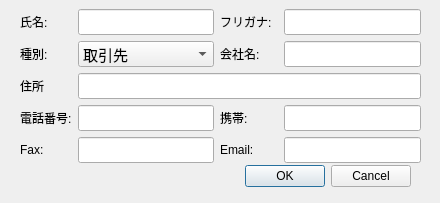
<?xml version="1.0" encoding="UTF-8"?>
<ui version="4.0">
 <class>Dialog</class>
 <widget class="QDialog" name="Dialog">
  <property name="geometry">
   <rect>
    <x>0</x>
    <y>0</y>
    <width>440</width>
    <height>203</height>
   </rect>
  </property>
  <property name="windowTitle">
   <string>新規登録</string>
  </property>
  <widget class="QDialogButtonBox" name="buttonBox">
   <property name="geometry">
    <rect>
     <x>70</x>
     <y>160</y>
     <width>341</width>
     <height>32</height>
    </rect>
   </property>
   <property name="orientation">
    <enum>Qt::Horizontal</enum>
   </property>
   <property name="standardButtons">
    <set>QDialogButtonBox::Cancel|QDialogButtonBox::Ok</set>
   </property>
  </widget>
  <widget class="QWidget" name="gridLayoutWidget">
   <property name="geometry">
    <rect>
     <x>20</x>
     <y>9</y>
     <width>401</width>
     <height>158</height>
    </rect>
   </property>
   <layout class="QGridLayout" name="gridLayout">
    <item row="1" column="5">
     <widget class="QLineEdit" name="lineEdit_company">
      <property name="font">
       <font>
        <pointsize>11</pointsize>
       </font>
      </property>
      <property name="cursorPosition">
       <number>0</number>
      </property>
     </widget>
    </item>
    <item row="2" column="2" colspan="4">
     <widget class="QLineEdit" name="lineEdit_address">
      <property name="font">
       <font>
        <pointsize>11</pointsize>
       </font>
      </property>
     </widget>
    </item>
    <item row="4" column="5">
     <widget class="QLineEdit" name="lineEdit_Email">
      <property name="font">
       <font>
        <pointsize>11</pointsize>
       </font>
      </property>
      <property name="styleSheet">
       <string notr="true"/>
      </property>
      <property name="inputMethodHints">
       <set>Qt::ImhEmailCharactersOnly</set>
      </property>
     </widget>
    </item>
    <item row="3" column="5">
     <widget class="QLineEdit" name="lineEdit_mobile">
      <property name="font">
       <font>
        <pointsize>11</pointsize>
       </font>
      </property>
      <property name="inputMethodHints">
       <set>Qt::ImhFormattedNumbersOnly</set>
      </property>
     </widget>
    </item>
    <item row="3" column="2">
     <widget class="QLineEdit" name="lineEdit_phone">
      <property name="font">
       <font>
        <pointsize>11</pointsize>
       </font>
      </property>
      <property name="autoFillBackground">
       <bool>false</bool>
      </property>
      <property name="styleSheet">
       <string notr="true"/>
      </property>
      <property name="inputMethodHints">
       <set>Qt::ImhFormattedNumbersOnly</set>
      </property>
      <property name="cursorPosition">
       <number>0</number>
      </property>
     </widget>
    </item>
    <item row="4" column="2">
     <widget class="QLineEdit" name="lineEdit_Fax">
      <property name="font">
       <font>
        <pointsize>11</pointsize>
       </font>
      </property>
      <property name="inputMethodHints">
       <set>Qt::ImhFormattedNumbersOnly</set>
      </property>
     </widget>
    </item>
    <item row="0" column="3">
     <widget class="QLabel" name="label_furigana">
      <property name="text">
       <string>フリガナ:</string>
      </property>
     </widget>
    </item>
    <item row="2" column="0">
     <widget class="QLabel" name="label_address">
      <property name="text">
       <string>住所</string>
      </property>
     </widget>
    </item>
    <item row="4" column="0">
     <widget class="QLabel" name="label_Fax">
      <property name="text">
       <string>Fax:</string>
      </property>
     </widget>
    </item>
    <item row="3" column="3">
     <widget class="QLabel" name="label_mobile">
      <property name="text">
       <string>携帯:</string>
      </property>
     </widget>
    </item>
    <item row="1" column="3">
     <widget class="QLabel" name="label_company">
      <property name="text">
       <string>会社名:</string>
      </property>
     </widget>
    </item>
    <item row="3" column="0">
     <widget class="QLabel" name="label_phone">
      <property name="text">
       <string>電話番号:</string>
      </property>
     </widget>
    </item>
    <item row="1" column="0">
     <widget class="QLabel" name="label_shubetsu">
      <property name="text">
       <string>種別:</string>
      </property>
     </widget>
    </item>
    <item row="0" column="0">
     <widget class="QLabel" name="Label_name">
      <property name="text">
       <string>氏名:</string>
      </property>
     </widget>
    </item>
    <item row="4" column="3">
     <widget class="QLabel" name="label_Email">
      <property name="text">
       <string>Email:</string>
      </property>
     </widget>
    </item>
    <item row="1" column="2">
     <widget class="QComboBox" name="comboBox">
      <property name="font">
       <font>
        <pointsize>11</pointsize>
       </font>
      </property>
      <property name="styleSheet">
       <string notr="true"/>
      </property>
      <item>
       <property name="text">
        <string>取引先</string>
       </property>
      </item>
      <item>
       <property name="text">
        <string>家族</string>
       </property>
      </item>
      <item>
       <property name="text">
        <string>友人</string>
       </property>
      </item>
     </widget>
    </item>
    <item row="0" column="5">
     <widget class="QLineEdit" name="lineEdit_furigana">
      <property name="font">
       <font>
        <pointsize>11</pointsize>
       </font>
      </property>
      <property name="styleSheet">
       <string notr="true"/>
      </property>
      <property name="cursorPosition">
       <number>0</number>
      </property>
      <property name="cursorMoveStyle">
       <enum>Qt::LogicalMoveStyle</enum>
      </property>
     </widget>
    </item>
    <item row="0" column="2">
     <widget class="QLineEdit" name="lineEdit_name">
      <property name="font">
       <font>
        <pointsize>11</pointsize>
       </font>
      </property>
      <property name="styleSheet">
       <string notr="true"/>
      </property>
      <property name="cursorPosition">
       <number>0</number>
      </property>
     </widget>
    </item>
   </layout>
   <zorder>lineEdit_furigana</zorder>
   <zorder>label_address</zorder>
   <zorder>label_Fax</zorder>
   <zorder>label_mobile</zorder>
   <zorder>label_company</zorder>
   <zorder>label_phone</zorder>
   <zorder>label_shubetsu</zorder>
   <zorder>lineEdit_name</zorder>
   <zorder>Label_name</zorder>
   <zorder>label_Email</zorder>
   <zorder>label_furigana</zorder>
   <zorder>lineEdit_Fax</zorder>
   <zorder>lineEdit_phone</zorder>
   <zorder>lineEdit_mobile</zorder>
   <zorder>lineEdit_company</zorder>
   <zorder>lineEdit_Email</zorder>
   <zorder>lineEdit_address</zorder>
   <zorder>comboBox</zorder>
  </widget>
 </widget>
 <tabstops>
  <tabstop>lineEdit_name</tabstop>
  <tabstop>lineEdit_furigana</tabstop>
  <tabstop>comboBox</tabstop>
  <tabstop>lineEdit_company</tabstop>
  <tabstop>lineEdit_address</tabstop>
  <tabstop>lineEdit_phone</tabstop>
  <tabstop>lineEdit_mobile</tabstop>
  <tabstop>lineEdit_Fax</tabstop>
  <tabstop>lineEdit_Email</tabstop>
  <tabstop>buttonBox</tabstop>
 </tabstops>
 <resources/>
 <connections>
  <connection>
   <sender>buttonBox</sender>
   <signal>accepted()</signal>
   <receiver>Dialog</receiver>
   <slot>accept()</slot>
   <hints>
    <hint type="sourcelabel">
     <x>248</x>
     <y>254</y>
    </hint>
    <hint type="destinationlabel">
     <x>157</x>
     <y>274</y>
    </hint>
   </hints>
  </connection>
  <connection>
   <sender>buttonBox</sender>
   <signal>rejected()</signal>
   <receiver>Dialog</receiver>
   <slot>reject()</slot>
   <hints>
    <hint type="sourcelabel">
     <x>316</x>
     <y>260</y>
    </hint>
    <hint type="destinationlabel">
     <x>286</x>
     <y>274</y>
    </hint>
   </hints>
  </connection>
 </connections>
</ui>
